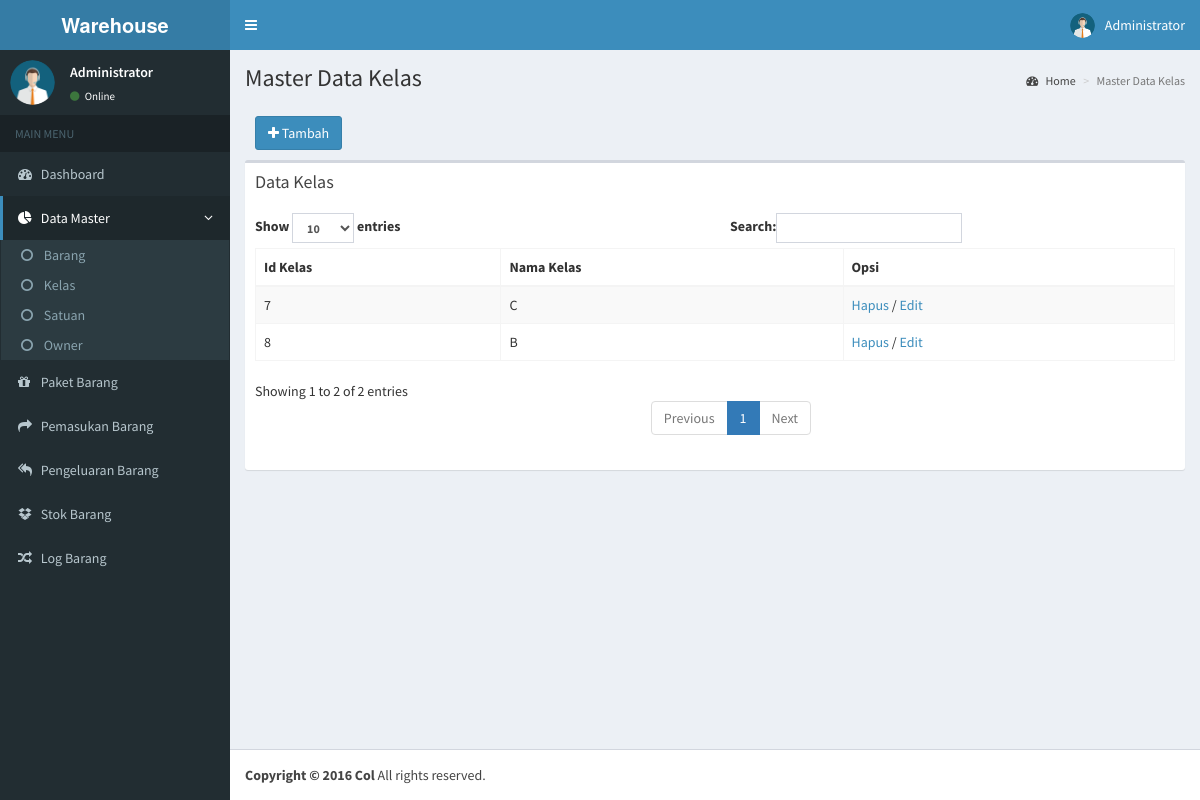
Page /admin-m-kelas.php (signed in) on the committed database.
### tables this page shows
CREATE TABLE IF NOT EXISTS `m_kelas` (
`id_kelas` int(11) NOT NULL,
  `nama_kelas` varchar(2) NOT NULL
);

### admin-m-kelas.php (the view, shortened to what this page needs)
<?php require "head.php" ?>
<?php require "nav.php" ?>
  <div class="content-wrapper">
    <section class="content-header">
      <h1>
        Master Data Kelas
      </h1>
      <ol class="breadcrumb">
        <li><a href="#"><i class="fa fa-dashboard"></i> Home</a></li>
        <li class="active">Master Data Kelas</li>
      </ol>
    </section>
    <section class="content">
      <div class="row">
        <div class="col-xs-12">
          <div class="box-header">
                <a href="admin-m-kelas-tambah.php" ><button type="submit" name="tambah" class="btn btn-primary"><i class="fa fa-plus"></i> Tambah</button> </a>
              </div>
          <div class="box">
            <div class="box-header">
              <h3 class="box-title">Data Kelas</h3>
            </div>
            <div class="box-body">
              <table id="example1" class="table table-bordered table-striped">
                <thead>
                <tr>
                  <th>Id Kelas</th>
                  <th>Nama Kelas</th>
                  <th>Opsi</th>
                </tr>
                </thead>
                <tbody>
                <?php
                $query = mysql_query("SELECT * FROM m_kelas ORDER BY id_kelas DESC") or die(mysql_error());
                if(mysql_num_rows($query) == 0){
                } else{
                  while($data = mysql_fetch_assoc($query)){
                    echo '<tr>';
                      echo '<td>'.$data['id_kelas'].'</td>';
                      echo '<td>'.$data['nama_kelas'].'</td>';
                      echo '<td><a href="admin-m-kelas-del.php?id_kelas='.$data['id_kelas'].'" onclick="return confirm(\'Yakin?\')">Hapus</a> / <a href="admin-m-kelas-edit.php?id_kelas='.$data['id_kelas'].'">Edit</a></td>';
                    echo '</tr>';
                  }
                }
                ?>
                </tbody>
              </table>
            </div>
          </div>
        </div>
      </div>
    </section>
  </div>
 <?php require "footer.php" ?>
</body>
</html>

### rows in the picture
m_kelas: id_kelas "8", nama_kelas "B"
m_kelas: id_kelas "7", nama_kelas "C"

### other values in the picture
$fullname "Administrator"
